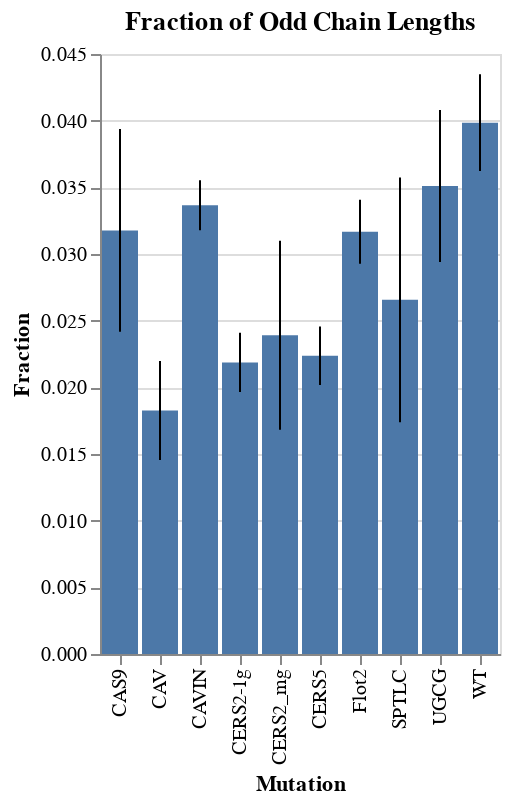

The code cell stored with this chart in its notebook:
### Code cell
# fraction of odd chain lengths, bar graph
b = alt.Chart(df_odds).mark_bar().encode(
    x='Mutation:N',
    y='mean(odd):Q'
).properties(title='Fraction of Odd Chain Lengths')

# error bars
err = alt.Chart(df_odds).mark_errorbar(extent='stdev').encode(
    x='Mutation:N',
    y=alt.Y('odd:Q').title('Fraction'),
)

(b + err).configure(background='white')
# .save('graphs/pos_mode_whole_dataset/chain_length_graphs/updated_OddChainLengths_Bar_WithPS.png', ppi=300)

### Figure 1 — Vega-Lite specification as saved in the notebook (floating-point values rounded to 4 significant figures)
{"config": {"view": {"continuousWidth": 300, "continuousHeight": 300}, "background": "white"}, "layer": [{"mark": {"type": "bar"}, "encoding": {"x": {"field": "Mutation", "type": "nominal"}, "y": {"aggregate": "mean", "field": "odd", "type": "quantitative"}}, "title": "Fraction of Odd Chain Lengths"}, {"mark": {"type": "errorbar", "extent": "stdev"}, "encoding": {"x": {"field": "Mutation", "type": "nominal"}, "y": {"field": "odd", "title": "Fraction", "type": "quantitative"}}}], "data": {"name": "data-7355a52ae270b252f9b196a13a7d0add"}, "$schema": "https://vega.github.io/schema/vega-lite/v5.16.3.json", "datasets": {"data-7355a52ae270b252f9b196a13a7d0add": [{"Mutation": "CAS9", "odd": 0.02508, "even": 0.9749}, {"Mutation": "CAS9", "odd": 0.03581, "even": 0.9642}, {"Mutation": "CAS9", "odd": 0.02572, "even": 0.9743}, {"Mutation": "CAS9", "odd": 0.04046, "even": 0.9595}, {"Mutation": "CAV", "odd": 0.01924, "even": 0.9808}, {"Mutation": "CAV", "odd": 0.01277, "even": 0.9872}, {"Mutation": "CAV", "odd": 0.02023, "even": 0.9798}, {"Mutation": "CAV", "odd": 0.02079, "even": 0.9792}, {"Mutation": "CAVIN", "odd": 0.03323, "even": 0.9668}, {"Mutation": "CAVIN", "odd": 0.03337, "even": 0.9666}, {"Mutation": "CAVIN", "odd": 0.03626, "even": 0.9637}, {"Mutation": "CAVIN", "odd": 0.03179, "even": 0.9682}, {"Mutation": "CERS2_mg", "odd": 0.01337, "even": 0.9866}, {"Mutation": "CERS2_mg", "odd": 0.02666, "even": 0.9733}, {"Mutation": "CERS2_mg", "odd": 0.02873, "even": 0.9713}, {"Mutation": "CERS2_mg", "odd": 0.02687, "even": 0.9731}, {"Mutation": "CERS2-1g", "odd": 0.025, "even": 0.975}, {"Mutation": "CERS2-1g", "odd": 0.01999, "even": 0.98}, {"Mutation": "CERS2-1g", "odd": 0.02186, "even": 0.9781}, {"Mutation": "CERS2-1g", "odd": 0.02062, "even": 0.9794}, {"Mutation": "CERS5", "odd": 0.02295, "even": 0.9771}, {"Mutation": "CERS5", "odd": 0.01913, "even": 0.9809}, {"Mutation": "CERS5", "odd": 0.02374, "even": 0.9763}, {"Mutation": "CERS5", "odd": 0.02365, "even": 0.9763}, {"Mutation": "Flot2", "odd": 0.02898, "even": 0.971}, {"Mutation": "Flot2", "odd": 0.03074, "even": 0.9693}, {"Mutation": "Flot2", "odd": 0.03234, "even": 0.9677}, {"Mutation": "Flot2", "odd": 0.03463, "even": 0.9654}, {"Mutation": "SPTLC", "odd": 0.03144, "even": 0.9686}, {"Mutation": "SPTLC", "odd": 0.01282, "even": 0.9872}, {"Mutation": "SPTLC", "odd": 0.03161, "even": 0.9684}, {"Mutation": "SPTLC", "odd": 0.03039, "even": 0.9696}, {"Mutation": "UGCG", "odd": 0.02852, "even": 0.9715}, {"Mutation": "UGCG", "odd": 0.03215, "even": 0.9679}, {"Mutation": "UGCG", "odd": 0.03942, "even": 0.9606}, {"Mutation": "UGCG", "odd": 0.0403, "even": 0.9597}, {"Mutation": "WT", "odd": 0.03583, "even": 0.9642}, {"Mutation": "WT", "odd": 0.03781, "even": 0.9622}, {"Mutation": "WT", "odd": 0.04232, "even": 0.9577}, {"Mutation": "WT", "odd": 0.04344, "even": 0.9566}]}}
